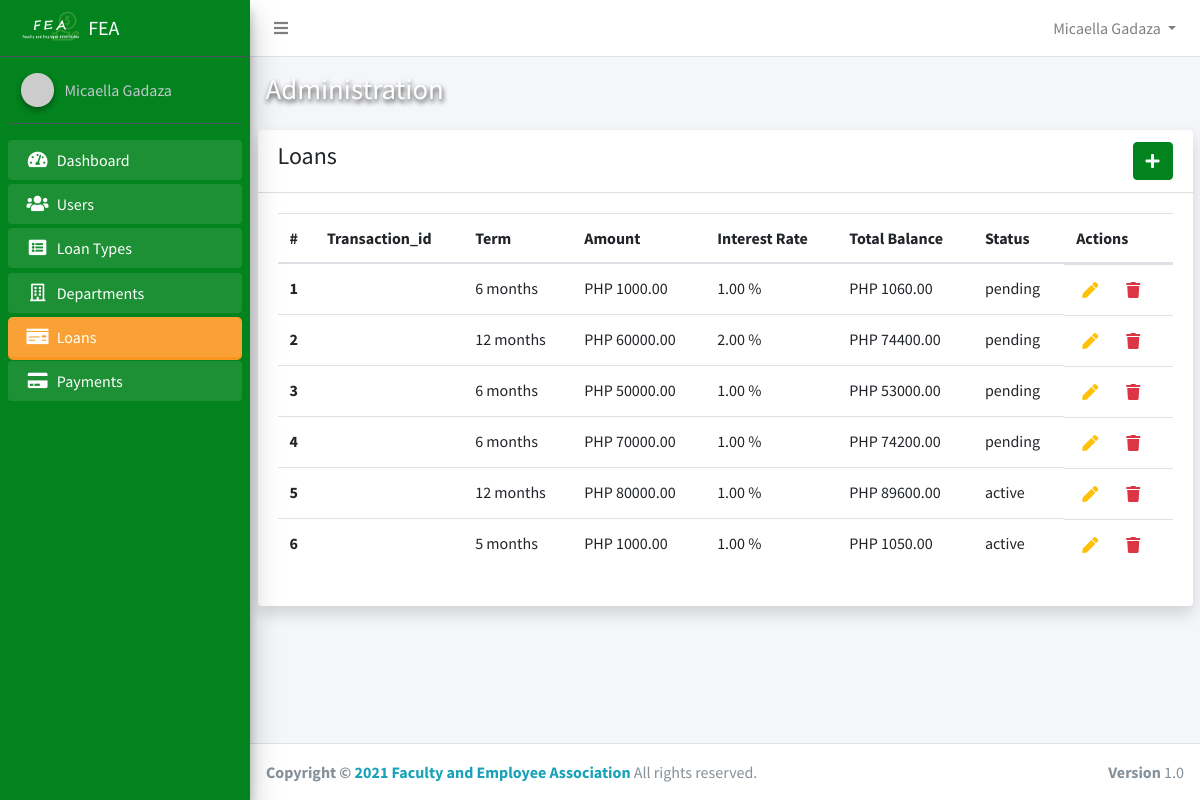
Before: /admin/loans.php (signed in) with the older database file.
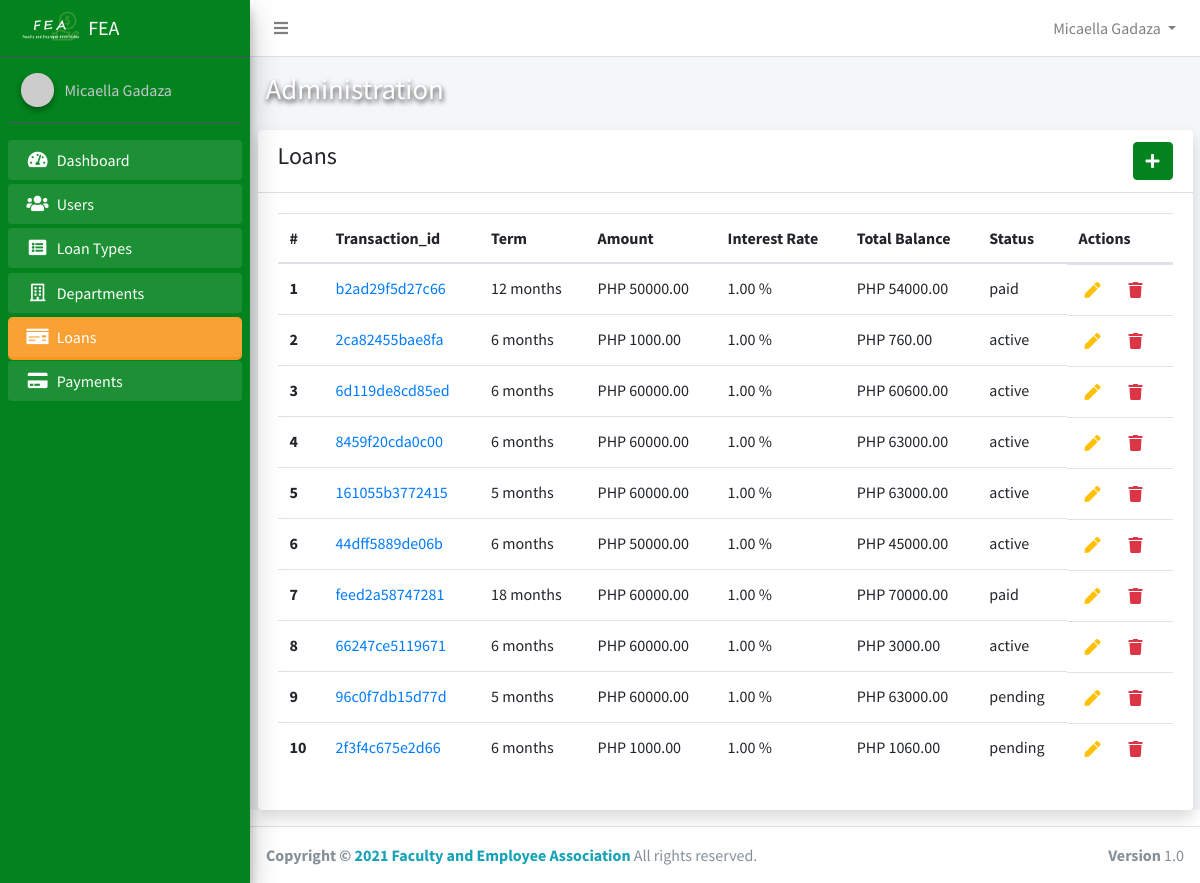
After: the same page with the newer database file.
### tables this page shows
CREATE TABLE `users` (
  `id` int(11) NOT NULL,
  `firstname` varchar(50) NOT NULL,
  `lastname` varchar(50) NOT NULL,
  `gender` varchar(50) NOT NULL,
  `contact_number` varchar(50) NOT NULL,
  `email` varchar(50) NOT NULL,
  `password` varchar(50) NOT NULL,
  `active` tinyint(1) NOT NULL DEFAULT 0,
  `position_id` int(11) DEFAULT NULL,
  `created_at` timestamp NOT NULL DEFAULT current_timestamp()
);

CREATE TABLE `loans` (
  `id` int(11) NOT NULL,
  `transaction_id` varchar(50) NOT NULL,
  `loan_number` varchar(50) NOT NULL,
  `membership_number` varchar(50) NOT NULL,
  `amount` double NOT NULL,
  `term` varchar(50) NOT NULL,
  `status` varchar(50) NOT NULL DEFAULT 'pending',
  `department_id` int(11) NOT NULL,
  `loan_type_id` int(11) NOT NULL,
  `total_amount` double NOT NULL,
  `user_id` int(11) NOT NULL,
  `created_at` timestamp NOT NULL DEFAULT current_timestamp()
);

CREATE TABLE `loan_types` (
  `id` int(11) NOT NULL,
  `name` varchar(50) NOT NULL,
  `interest` double NOT NULL
);

### app/config/config.php (called while the page is built, shortened)
<?php
class Connection
{
    public $conn;
    public function __construct()
    {
        try {
            $dsn = 'mysql:host=' . HOST . ';dbname=' . DB_NAME;
            $this->conn = new PDO($dsn, USERNAME, PASSWORD);
            $this->conn->setAttribute(PDO::ATTR_DEFAULT_FETCH_MODE, PDO::FETCH_OBJ);
            $this->conn->setAttribute(PDO::ATTR_EMULATE_PREPARES, false);
        } catch (PDOException $e) {
            echo "Error!: " . $e->getMessage() . "<br/>";
            die();
        }
        return $this->conn;
    }
}

### core.php (called while the page is built, shortened)
<?php
require_once 'app/config/config.php';
require_once 'app/models/User.php';
$user = new User();

### app/models/User.php (called while the page is built, shortened)
<?php
class User extends Connection
{
    public static function Auth()
    {
        if (isset($_SESSION['id'])) {
            return true;
        } else {
            return false;
        }
    }
    public function getFullName()
    {
        if (self::Auth()) {
            $user = $this->getUser();
            return ucwords($user->firstname) . ' ' . ucwords($user->lastname);
        } else {
            return 'Guess';
        }
    }
    public function getUser()
    {
        if (self::Auth()) {
            $sql = "SELECT * FROM users WHERE id=:id AND active=1";
            $stmt = $this->conn->prepare($sql);
            $stmt->execute(['id' => $_SESSION['id']]);
            $user = $stmt->fetch();
            return $user;
        }
    }
}

### app/controllers/admin/LoanController.php (called while the page is built, shortened)
<?php
class AdminLoan extends Connection
{
    public function index()
    {
        $sql = "SELECT * FROM loans";
        $stmt = $this->conn->query($sql);
        return $stmt->fetchAll();
    }
    public function getInterest($loan_type_id)
    {
        $sql = "SELECT * FROM loan_types WHERE id=:loan_type_id";
        $stmt = $this->conn->prepare($sql);
        $stmt->execute(['loan_type_id' => $loan_type_id]);
        return $stmt->fetch();
    }
}

### app/helpers/showPrice.php (called while the page is built)
<?php
function formatDecimal($num)
{
    return  number_format((float)$num, 2, '.', '');
}

### admin/loans.php (the view, shortened to what this page needs)
<?php
require_once '../core.php';
require_once  '../app/includes/admin/header.php';
$adminLoan = new AdminLoan();
$loans = $adminLoan->index();
?>
<div class="container">
    <div class="card shadow">
        <div class="card-header d-flex align-items-center">
            <h4>Loans</h4>
            <a href="loan_create.php" class="btn btn-primary ml-auto"><i class="fas fa-plus text-light"></i></a>
        </div>
        <div class="card-body">
            <div class="table-responsive">
                <?php if ($loans) : ?>
                    <table class="table">
                        <thead>
                            <tr>
                                <th scope="col">#</th>
                                <th scope="col">Transaction_id</th>
                                <th scope="col">Term</th>
                                <th scope="col">Amount</th>
                                <th scope="col">Interest Rate</th>
                                <th scope="col">Total Balance</th>
                                <th scope="col">Status</th>
                                <th scope="col">Actions</th>
                            </tr>
                        </thead>
                        <tbody>
                            <?php foreach ($loans as $key => $singleLoan) : ?>
                                <tr class="align-items-center">
                                    <th scope="row"><?php echo $key + 1 ?></th>
                                    <td>
                                        <a href="loan_detail.php?id=<?php echo $singleLoan->id ?>"><?php echo $singleLoan->transaction_id ?></a>
                                    </td>
                                    <td>
                                        <?php echo $singleLoan->term ?> months
                                    </td>
                                    <td>PHP <?php echo formatDecimal($singleLoan->amount) ?></td>
                                    <td><?php echo formatDecimal($adminLoan->getInterest($singleLoan->loan_type_id)->interest) ?> %</td>
                                    <td>PHP <?php echo formatDecimal($singleLoan->total_amount) ?></td>
                                    <td>
                                        <?php echo $singleLoan->status ?>
                                    </td>
                                    <td class="d-flex">
                                        <form action="loan_update.php" method="POST">
                                            <button type="submit" class="text-warning mr-3" style="border:none; background:none">
                                                <i class="fas fa-pen"></i>
                                            </button>
                                        </form>
                                        <form action="loan_delete.php" method="POST">
                                            <button type="submit" style="border:none; background:none">
                                                <i class="fas fa-trash text-danger"></i>
                                            </button>
                                        </form>
                                    </td>
                                </tr>
                            <?php endforeach; ?>
                        </tbody>
                    </table>
                <?php else : ?>
                    <h2 class="text-secondary text-center">No User Yet</h2>
                <?php endif; ?>
            </div>
        </div>
    </div>
</div>
</div>
<?php require_once BASE . '/app/includes/admin/footer.php' ?>

### app/includes/admin/header.php (shortened to what this page needs)
<!DOCTYPE html>
<html lang="en">
<head>
    <link rel="stylesheet" href="https://cdnjs.cloudflare.com/ajax/libs/font-awesome/5.15.2/css/all.min.css">
    <link rel="stylesheet" href="../assets/admin/css/adminlte.min.css">
    <link rel="stylesheet" href="../assets/admin/css/OverlayScrollbars.min.css">
    <link rel="stylesheet" href="https://cdn.jsdelivr.net/npm/bootstrap-select@1.13.14/dist/css/bootstrap-select.min.css">
    <link rel="stylesheet" href="../assets/css/bootstrap-select.min.css">
    <link rel="stylesheet" href="../assets/admin/css/admin.css?id=<?php time(); ?>">
</head>
<body class="hold-transition sidebar-mini layout-fixed">
    <div class="wrapper">
        <?php include 'navbar.php' ?>
        <aside class="main-sidebar sidebar-dark-primary elevation-4">
            <a href="../index.php" class="brand-link d-flex align-items-center">
                <img src="../assets/img/logo_light.png" alt="FEA" class="brand-image">
                <span class="brand-text">FEA</span>
            </a>
            <?php include 'sidebar.php' ?>
        </aside>
        <div class="content-wrapper">
            <div class="content-header">
                <div class="container-fluid">
                    <div class="row mb-2">
                        <div class="col-sm-6">
                            <h1 class="m-0 text-white" style="text-shadow: 1px 3px 5px #333;">Administration</h1>
                        </div>
                        <div class="col-sm-6">
                        </div>
                    </div>
                </div>
            </div>

### app/includes/admin/navbar.php (shortened to what this page needs)
<nav class="main-header navbar navbar-expand navbar-white navbar-light">
    <ul class="navbar-nav" style="width:100%;">
        <li class="nav-item">
            <a class="nav-link" data-widget="pushmenu" href="#" role="button"><i class="fas fa-bars"></i></a>
        </li>
        <li class="nav-item dropdown" style="margin-left:auto">
            <a id="navbarDropdown" class="nav-link dropdown-toggle" href="#" role="button" data-toggle="dropdown" aria-haspopup="true" aria-expanded="false" v-pre>
                <?php echo $user->getFullName() ?>
            </a>
        </li>
    </ul>
</nav>

### app/includes/admin/sidebar.php
<div class="sidebar">
    <div class="user-panel mt-3 pb-3 mb-3 d-flex">
        <div class="image">
            <img src="https://ui-avatars.com/api/?name=<?php echo $user->getFullName() ?>" class="img-circle elevation-2" alt="User Image">
        </div>
        <div class="info">
            <a href="" class="d-block"><?php echo $user->getFullName() ?></a>
        </div>
    </div>
    <nav class="mt-2">
        <ul class="nav nav-pills nav-sidebar flex-column" data-widget="treeview" role="menu" data-accordion="false">
            <li class="nav-item menu-open
                <?php echo (strpos(CURRENT_URL, 'dashboard') !== false) ? 'active' : '' ?>
                ">
                <a href="<?php echo BASE_URL . '/admin/dashboard.php' ?>" class="nav-link">
                    <i class="nav-icon fas fa-tachometer-alt"></i>
                    <p>
                        Dashboard
                    </p>
                </a>
            </li>
            <li class="nav-item menu-open
            <?php echo (strpos(CURRENT_URL, 'admin_user') !== false) ? 'active' : '' ?>
            ">
                <a href="<?php echo BASE_URL . 'admin/admin_users.php' ?>" class="nav-link">
                    <i class="nav-icon fas fa-users"></i>
                    <p>
                        Users
                    </p>
                </a>
            </li>
            <li class="nav-item menu-open
            <?php echo (strpos(CURRENT_URL, 'type') !== false) ? 'active' : '' ?>
            ">
                <a href="<?php echo BASE_URL . 'admin/types.php' ?>" class="nav-link ">
                    <i class="nav-icon fa fa-list-alt"></i>
                    <p>
                        Loan Types
                    </p>
                </a>
            </li>
            <li class="nav-item menu-open
            <?php echo (strpos(CURRENT_URL, 'department') !== false) ? 'active' : '' ?>
            ">
                <a href="<?php echo BASE_URL . 'admin/departments.php' ?>" class="nav-link">
                    <i class="nav-icon far fa-building"></i>
                    <p>
                        Departments
                    </p>
                </a>
            </li>
            <li class="nav-item menu-open
            <?php echo (strpos(CURRENT_URL, 'admin/loan') !== false) ? 'active' : '' ?>
            ">
                <a href="<?php echo BASE_URL . 'admin/loans.php' ?>" class=" nav-link ">
                    <i class="nav-icon fas fa-money-check"></i>
                    <p>
                        Loans
                    </p>
                </a>
            </li>
            <li class="nav-item menu-open
            <?php echo (strpos(CURRENT_URL, 'payment') !== false) ? 'active' : '' ?>
            ">
                <a href="<?php echo BASE_URL . 'admin/payments.php' ?>" class=" nav-link ">
                    <i class="nav-icon fas fa-credit-card"></i>
                    <p>
                        Payments
                    </p>
                </a>
            </li>
        </ul>
    </nav>
</div>

### app/includes/admin/footer.php (shortened to what this page needs)
<footer class="main-footer">
    <strong>Copyright &copy; <span class="text-info">2021 Faculty and Employee Association</span></strong>
    All rights reserved.
    <div class="float-right d-none d-sm-inline-block">
        <b>Version</b> 1.0
    </div>
</footer>
</div>
</body>
</html>

### assets/admin/css/admin.css (style rules this page uses)
.sidebar { background: rgb(3, 131, 30); }
.btn-primary { background-color: rgb(3, 131, 30) !important; border-color: rgb(3, 131, 30) !important; }
.main-sidebar { background-color: rgb(3, 131, 30) !important; }
.menu-open { margin-bottom: 1px !important; }
.active { background: #f8961e; border-radius: 5px; }

Changed rows visible on the page:
removed loans: term "6", amount "1000.00", loan_type.interest "1.00", total_amount "1060.00", status "pending"
removed loans: term "12", amount "60000.00", loan_type.interest "2.00", total_amount "74400.00", status "pending"
removed loans: term "6", amount "50000.00", loan_type.interest "1.00", total_amount "53000.00", status "pending"
removed loans: term "6", amount "70000.00", loan_type.interest "1.00", total_amount "74200.00", status "pending"
removed loans: term "12", amount "80000.00", loan_type.interest "1.00", total_amount "89600.00", status "active"
removed loans: term "5", amount "1000.00", loan_type.interest "1.00", total_amount "1050.00", status "active"
added loans: transaction "b2ad29f5d27c66", term "12", amount "50000.00", loan_type.interest "1.00", total_amount "54000.00", status "paid"
added loans: transaction "2ca82455bae8fa", term "6", amount "1000.00", loan_type.interest "1.00", total_amount "760.00", status "active"
added loans: transaction "6d119de8cd85ed", term "6", amount "60000.00", loan_type.interest "1.00", total_amount "60600.00", status "active"
added loans: transaction "8459f20cda0c00", term "6", amount "60000.00", loan_type.interest "1.00", total_amount "63000.00", status "active"
added loans: transaction "161055b3772415", term "5", amount "60000.00", loan_type.interest "1.00", total_amount "63000.00", status "active"
added loans: transaction "44dff5889de06b", term "6", amount "50000.00", loan_type.interest "1.00", total_amount "45000.00", status "active"
added loans: transaction "feed2a58747281", term "18", amount "60000.00", loan_type.interest "1.00", total_amount "70000.00", status "paid"
added loans: transaction "66247ce5119671", term "6", amount "60000.00", loan_type.interest "1.00", total_amount "3000.00", status "active"
added loans: transaction "96c0f7db15d77d", term "5", amount "60000.00", loan_type.interest "1.00", total_amount "63000.00", status "pending"
added loans: transaction "2f3f4c675e2d66", term "6", amount "1000.00", loan_type.interest "1.00", total_amount "1060.00", status "pending"
